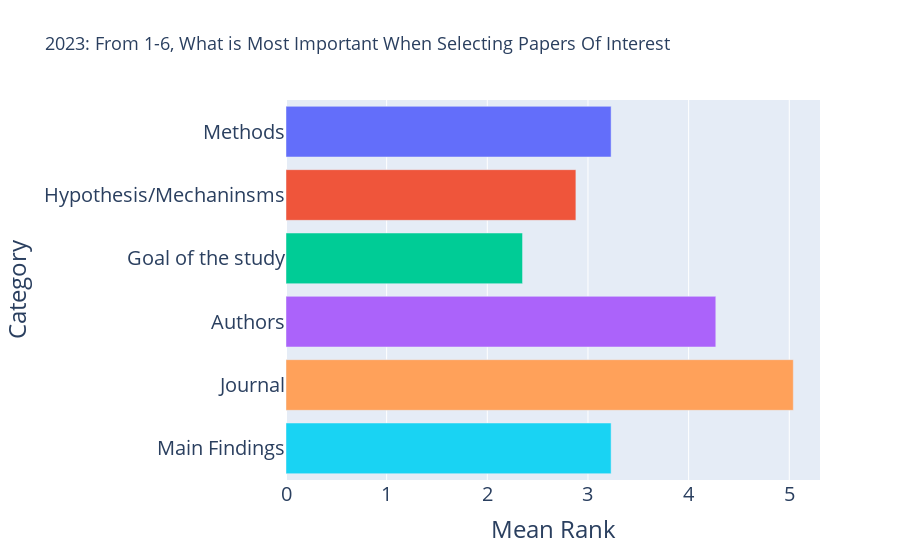

Source (notebook cell):
### Code cell
import plotly.express as px

fig = px.bar(Q2_2023_new, x="Mean Rank", y="Category", color='Category',title="2023: From 1-6, What is Most Important When Selecting Papers Of Interest", orientation='h')
fig.update_layout(showlegend=False)

fig.update_layout(
    font=dict(
#         family="Courier New, monospace",
        size=20,  # Set the font size here
#         color="RebeccaPurple"
    )
)
fig.update_layout(title_font_size=18)

fig.show()

### Figure 1 — Plotly figure (JSON) as saved in the notebook; plotly's stock layout.template omitted (floating-point values rounded to 4 significant figures)
{"data": [{"alignmentgroup": "True", "hovertemplate": "Category=%{y}<br>Mean Rank=%{x}<extra></extra>", "legendgroup": "Methods", "marker": {"color": "#636efa", "pattern": {"shape": ""}}, "name": "Methods", "offsetgroup": "Methods", "orientation": "h", "showlegend": true, "textposition": "auto", "type": "bar", "x": [3.23], "xaxis": "x", "y": ["Methods"], "yaxis": "y"}, {"alignmentgroup": "True", "hovertemplate": "Category=%{y}<br>Mean Rank=%{x}<extra></extra>", "legendgroup": "Hypothesis/Mechaninsms", "marker": {"color": "#EF553B", "pattern": {"shape": ""}}, "name": "Hypothesis/Mechaninsms", "offsetgroup": "Hypothesis/Mechaninsms", "orientation": "h", "showlegend": true, "textposition": "auto", "type": "bar", "x": [2.88], "xaxis": "x", "y": ["Hypothesis/Mechaninsms"], "yaxis": "y"}, {"alignmentgroup": "True", "hovertemplate": "Category=%{y}<br>Mean Rank=%{x}<extra></extra>", "legendgroup": "Goal of the study", "marker": {"color": "#00cc96", "pattern": {"shape": ""}}, "name": "Goal of the study", "offsetgroup": "Goal of the study", "orientation": "h", "showlegend": true, "textposition": "auto", "type": "bar", "x": [2.35], "xaxis": "x", "y": ["Goal of the study"], "yaxis": "y"}, {"alignmentgroup": "True", "hovertemplate": "Category=%{y}<br>Mean Rank=%{x}<extra></extra>", "legendgroup": "Authors", "marker": {"color": "#ab63fa", "pattern": {"shape": ""}}, "name": "Authors", "offsetgroup": "Authors", "orientation": "h", "showlegend": true, "textposition": "auto", "type": "bar", "x": [4.27], "xaxis": "x", "y": ["Authors"], "yaxis": "y"}, {"alignmentgroup": "True", "hovertemplate": "Category=%{y}<br>Mean Rank=%{x}<extra></extra>", "legendgroup": "Journal", "marker": {"color": "#FFA15A", "pattern": {"shape": ""}}, "name": "Journal", "offsetgroup": "Journal", "orientation": "h", "showlegend": true, "textposition": "auto", "type": "bar", "x": [5.04], "xaxis": "x", "y": ["Journal"], "yaxis": "y"}, {"alignmentgroup": "True", "hovertemplate": "Category=%{y}<br>Mean Rank=%{x}<extra></extra>", "legendgroup": "Main Findings", "marker": {"color": "#19d3f3", "pattern": {"shape": ""}}, "name": "Main Findings", "offsetgroup": "Main Findings", "orientation": "h", "showlegend": true, "textposition": "auto", "type": "bar", "x": [3.23], "xaxis": "x", "y": ["Main Findings"], "yaxis": "y"}], "layout": {"barmode": "relative", "font": {"size": 20}, "legend": {"title": {"text": "Category"}, "tracegroupgap": 0}, "showlegend": false, "title": {"font": {"size": 18}, "text": "2023: From 1-6, What is Most Important When Selecting Papers Of Interest"}, "xaxis": {"anchor": "y", "domain": [0, 1], "title": {"text": "Mean Rank"}}, "yaxis": {"anchor": "x", "categoryarray": ["Main Findings", "Journal", "Authors", "Goal of the study", "Hypothesis/Mechaninsms", "Methods"], "categoryorder": "array", "domain": [0, 1], "title": {"text": "Category"}}}}
